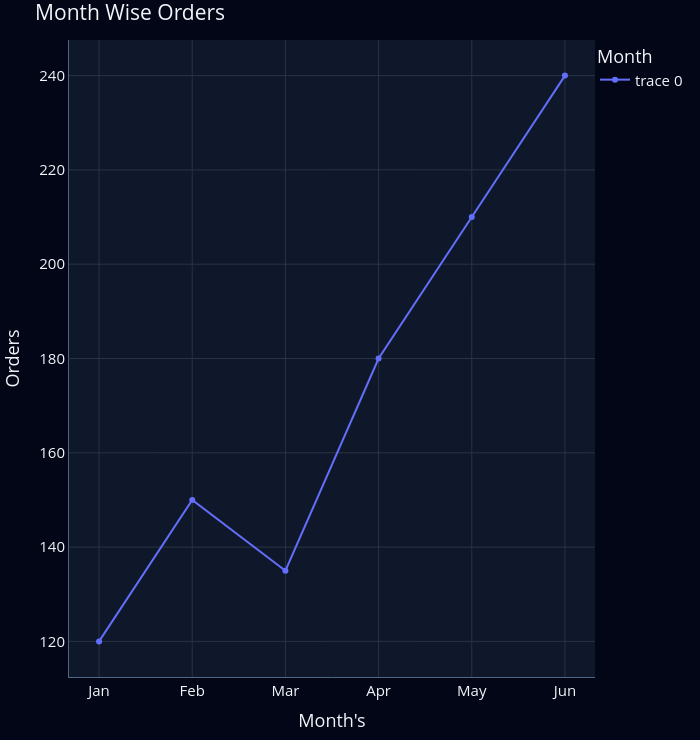

Notebook source saved alongside this figure:
### Code cell
df2 = pd.DataFrame({
    "Month": ["Jan", "Feb", "Mar", "Apr", "May", "Jun"],
    "Orders": [120, 150, 135, 180, 210, 240]
})

fig = go.Figure()

fig.add_trace(
    go.Scatter(
        x=df2["Month"],
        y=df2["Orders"],
        
    )
)

fig.update_layout(
    title="Month Wise Orders",
    width=700,
    height=740,
    xaxis_title="Month's",
    yaxis_title="Orders",
    margin=dict(l=40,r=40,t=40,b=40),

    template="plotly_dark",
    font=dict(
        size=15
    ),

    hovermode="y unified",

    plot_bgcolor="#0F172A",
    paper_bgcolor="#020617",

    showlegend=True,
    legend_title_text="Month",

    legend=dict(
        x=1,
        y=1
    ),

    xaxis=dict(
        showgrid=True,
        showline=True
    ),

    yaxis=dict(
        showgrid=True,
        showline=True
    )
)

fig.show()

### Figure 1 — Plotly figure (JSON) as saved in the notebook; plotly's stock layout.template omitted (floating-point values rounded to 4 significant figures)
{"data": [{"type": "scatter", "x": ["Jan", "Feb", "Mar", "Apr", "May", "Jun"], "y": [120, 150, 135, 180, 210, 240]}], "layout": {"font": {"size": 15}, "height": 740, "hovermode": "y unified", "legend": {"title": {"text": "Month"}, "x": 1, "y": 1}, "margin": {"b": 40, "l": 40, "r": 40, "t": 40}, "paper_bgcolor": "#020617", "plot_bgcolor": "#0F172A", "showlegend": true, "title": {"text": "Month Wise Orders"}, "width": 700, "xaxis": {"showgrid": true, "showline": true, "title": {"text": "Month's"}}, "yaxis": {"showgrid": true, "showline": true, "title": {"text": "Orders"}}}}
